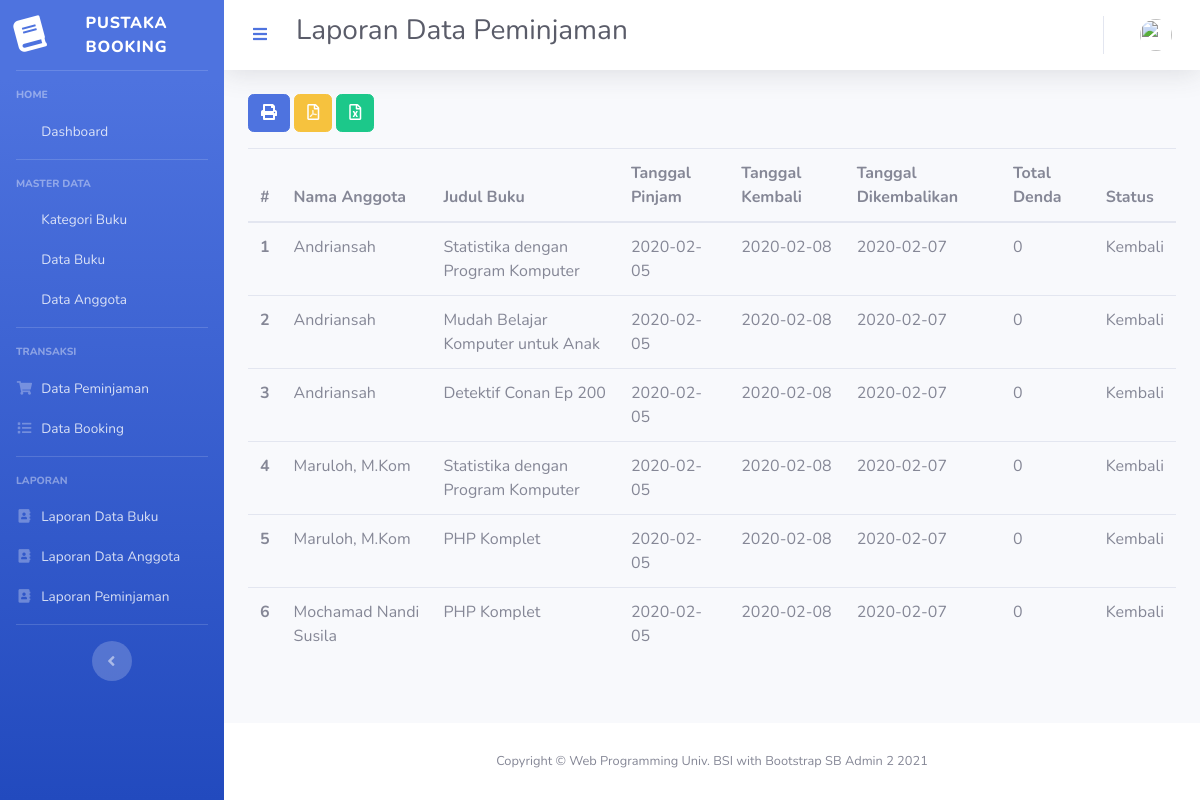
/index.php/laporan/laporan_pinjam, run on an earlier commit of the app's database.
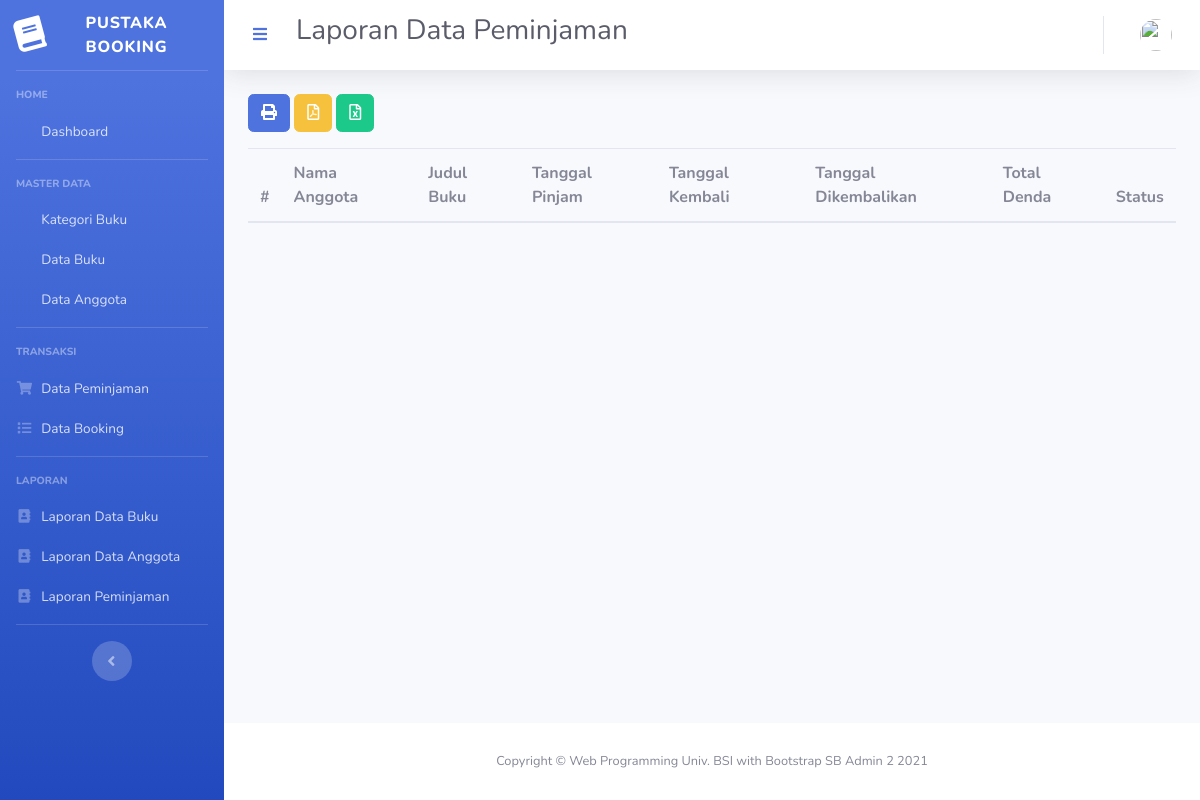
And on a later commit of the database.
### tables this page shows
CREATE TABLE `pinjam` (
  `no_pinjam` varchar(12) NOT NULL,
  `tgl_pinjam` date NOT NULL,
  `id_booking` varchar(12) NOT NULL,
  `id_user` int(11) NOT NULL,
  `tgl_kembali` date NOT NULL,
  `tgl_pengembalian` date NOT NULL,
  `status` enum('Pinjam','Kembali') NOT NULL DEFAULT 'Pinjam',
  `total_denda` int(11) NOT NULL
);

CREATE TABLE `user` (
  `id` int(11) NOT NULL,
  `nama` varchar(128) NOT NULL,
  `alamat` text NOT NULL,
  `email` varchar(128) NOT NULL,
  `image` varchar(128) NOT NULL,
  `password` varchar(256) NOT NULL,
  `role_id` int(11) NOT NULL,
  `is_active` int(1) NOT NULL,
  `tanggal_input` int(11) NOT NULL
);

CREATE TABLE `buku` (
  `id` int(11) NOT NULL,
  `judul_buku` varchar(128) NOT NULL,
  `id_kategori` int(11) NOT NULL,
  `pengarang` varchar(64) NOT NULL,
  `penerbit` varchar(64) NOT NULL,
  `tahun_terbit` year(4) NOT NULL,
  `isbn` varchar(64) NOT NULL,
  `stok` int(11) NOT NULL,
  `dipinjam` int(11) NOT NULL,
  `dibooking` int(11) NOT NULL,
  `image` varchar(256) DEFAULT 'book-default-cover.jpg'
);

### application/controllers/Laporan.php (called while the page is built, shortened)
<?php
class Laporan extends CI_Controller
{
	public function laporan_pinjam()
	{
		$data = array(
			'judul' => 'Laporan Data Peminjaman',
			'user' => $this->ModelUser->cekData(['email' => $this->session->userdata('email')])->row_array(),
			'laporan' => $this->db->query(
				'SELECT * FROM pinjam p, detail_pinjam d, buku b, user u WHERE d.id_buku=b.id AND p.id_user=u.id AND p.no_pinjam=d.no_pinjam'
			)->result_array()
		);
		$this->load->view('templates/header', $data);
		$this->load->view('templates/sidebar');
		$this->load->view('templates/topbar', $data);
		$this->load->view('pinjam/laporan-pinjam', $data);
		$this->load->view('templates/footer');
	}
}

### index.php (called while the page is built, shortened)
<?php
require_once BASEPATH.'core/CodeIgniter.php';

### application/models/ModelUser.php (called while the page is built, shortened)
<?php
class ModelUser extends CI_Model
{
    public function cekData($where = null)
    {
        return $this->db->get_where('user', $where);
    }
}

### application/views/pinjam/laporan-pinjam.php (the view, shortened to what this page needs)
<div class="container-fluid">
    <div class="row">
        <div class="col-lg-12">
            <a href="<?= base_url('laporan/cetak_laporan_pinjam'); ?>" class="btn btn-primary mb-3"><i class="fas fa-print"></i> </a>
            <a href="<?= base_url('laporan/laporan_pinjam_pdf'); ?>" class="btn btn-warning mb-3"><i class="far fa-file-pdf"></i> </a>
            <a href="<?= base_url('laporan/export_excel_pinjam'); ?>" class="btn btn-success mb-3"><i class="far fa-file-excel"></i> </a>
            <table class="table table-hover">
                <thead>
                    <tr>
                        <th scope="col">#</th>
                        <th scope="col">Nama Anggota</th>
                        <th scope="col">Judul Buku</th>
                        <th scope="col">Tanggal Pinjam</th>
                        <th scope="col">Tanggal Kembali </th>
                        <th scope="col">Tanggal Dikembalikan</th>
                        <th scope="col">Total Denda</th>
                        <th scope="col">Status</th>
                    </tr>
                </thead>
                <tbody>
                    <?php
                    $a = 1;
                    foreach ($laporan as $l) { ?>
                        <tr>
                            <th scope="row"><?= $a++; ?></th>
                            <td><?= $l['nama']; ?></td>
                            <td><?= $l['judul_buku']; ?></td>
                            <td><?= $l['tgl_pinjam']; ?></td>
                            <td><?= $l['tgl_kembali']; ?></td>
                            <td><?= $l['tgl_pengembalian']; ?></td>
                            <td><?= $l['total_denda']; ?></td>
                            <td><?= $l['status']; ?></td>
                        </tr>
                    <?php } ?>
                </tbody>
            </table>
        </div>
    </div>
</div>
</div>

### application/views/templates/header.php (shortened to what this page needs)
<!DOCTYPE html>
<html lang="en">
<head>
    <link href="<?= base_url('assets/vendor/fontawesomefree/css/all.min.css'); ?>" rel="stylesheet" type="text/css">
    <link href="<?= base_url('assets/vendor/datatables/dataTables.bootstrap4.css'); ?>" rel="stylesheet" type="text/css">
    <link href="<?= base_url('assets/css/sb-admin-2.min.css'); ?>" rel="stylesheet">
</head>
<body id="page-top">
    <div id="wrapper">

### application/views/templates/sidebar.php (shortened to what this page needs)
    <ul class="navbar-nav bg-gradient-primary sidebar sidebar-dark accordion" id="accordionSidebar">
        <a class="sidebar-brand d-flex align-items-center justify-content-center" href="index.html">
            <div class="sidebar-brand-icon rotate-n-15">
                <i class="fas fa-book"></i>
            </div>
            <div class="sidebar-brand-text mx-3">Pustaka Booking</div>
        </a>
        <hr class="sidebar-divider">
            <div class="sidebar-heading">
                Home
            </div>
                <li class="nav-item active">
                    <li class="nav-item">
                        <a class="nav-link pb-0" href="<?= base_url('admin'); ?>">
                            <span>Dashboard</span></a>
                    </li>
                </li>
            <hr class="sidebar-divider mt-3">
            <div class="sidebar-heading">
                Master Data
            </div>
                <li class="nav-item active">
                    <li class="nav-item">
                        <a class="nav-link pb-0" href="<?= base_url('buku/kategori'); ?>">
                            <span>Kategori Buku</span></a>
                    </li>
                    <li class="nav-item">
                        <a class="nav-link pb-0" href="<?= base_url('buku'); ?>">
                            <span>Data Buku</span></a>
                    </li>
                    <li class="nav-item">
                        <a class="nav-link pb-0" href="<?= base_url('user/anggota'); ?>">
                            <span>Data Anggota</span></a>
                    </li>
                </li>
<hr class="sidebar-divider mt-3">
<div class="sidebar-heading">
                Transaksi
            </div>
                <li class="nav-item active">
                    <li class="nav-item">
                        <a class="nav-link pb-0" href="<?= base_url('pinjam'); ?>">
                            <i class="fa fa-fw fa-shopping-cart"></i>
                            <span>Data Peminjaman</span></a>
                    </li>
                    <li class="nav-item">
                        <a class="nav-link pb-0" href="<?= base_url('pinjam/daftarBooking'); ?>">
                            <i class="fa fa-fw fa-list"></i>
                            <span>Data Booking</span></a>
                    </li>
                </li>
            <hr class="sidebar-divider mt-3">
<div class="sidebar-heading">
                Laporan
            </div>
                <li class="nav-item active">
                    <li class="nav-item">
                        <a class="nav-link pb-0" href="<?= base_url('laporan/laporan_buku'); ?>">
                            <i class="fa fa-fw fa-address-book"></i>
                            <span>Laporan Data Buku</span></a>
                    </li>
                    <li class="nav-item">
                        <a class="nav-link pb-0" href="<?= base_url('laporan/laporan_anggota'); ?>">
                            <i class="fa fa-fw fa-address-book"></i>
                            <span>Laporan Data Anggota</span></a>
                    </li>
		<li class="nav-item">
                        <a class="nav-link pb-0" href="<?= base_url('laporan/laporan_pinjam'); ?>">
                            <i class="fa fa-fw fa-address-book"></i>
                            <span>Laporan Peminjaman</span></a>
                    </li>
                </li>
            <hr class="sidebar-divider mt-3">
        <div class="text-center d-none d-md-inline">
            <button class="rounded-circle border-0" id="sidebarToggle"></button>
        </div>
    </ul>

### application/views/templates/topbar.php (shortened to what this page needs)
<div id="content-wrapper" class="d-flex flex-column">
    <div id="content">
        <nav class="navbar navbar-expand navbar-light bg-white topbar mb-4 static-top shadow">
            <button id="sidebarToggleTop" class="btn btn-link d-mdnone rounded-circle mr-3">
                <i class="fa fa-bars"></i>
            </button>
            <h1 class="h3 mb-2 text-gray-800"><?= $judul; ?></h1>
            <ul class="navbar-nav ml-auto">
                <li class="nav-item dropdown no-arrow">
                    <a class="nav-link dropdown-toggle" href="#" id="userDropdown" role="button" data-toggle="dropdown" ariahaspopup="true" aria-expanded="false">
                        <img class="img-profile rounded-circle" src="<?= base_url('assets/img/profile/') . $user['image']; ?>">
                    </a>
                </li>
            </ul>
        </nav>

### application/views/templates/footer.php (shortened to what this page needs)
<footer class="sticky-footer bg-white">
    <div class="container my-auto">
        <div class="copyright text-center my-auto">
            <span>Copyright &copy; Web Programming Univ. BSI with
                Bootstrap SB Admin 2 <?= date('Y'); ?></span>
        </div>
    </div>
</footer>
</div>
</div>
</body>
</html>

What changed in the data, as far as the page shows it:
removed pinjam: id_user.nama "Andriansah", buku.judul_buku "Statistika dengan Program Komputer", tgl_pinjam "2020-02-05", tgl_kembali "2020-02-08", tgl_pengembalian "2020-02-07", total_denda "0", status "Kembali", buku.judul_buku "Mudah Belajar Komputer untuk Anak", buku.judul_buku "Detektif Conan Ep 200"
removed pinjam: id_user.nama "Maruloh, M.Kom", buku.judul_buku "Statistika dengan Program Komputer", tgl_pinjam "2020-02-05", tgl_kembali "2020-02-08", tgl_pengembalian "2020-02-07", total_denda "0", status "Kembali", buku.judul_buku "PHP Komplet"
removed pinjam: id_user.nama "Mochamad Nandi Susila", buku.judul_buku "PHP Komplet", tgl_pinjam "2020-02-05", tgl_kembali "2020-02-08", tgl_pengembalian "2020-02-07", total_denda "0", status "Kembali"
